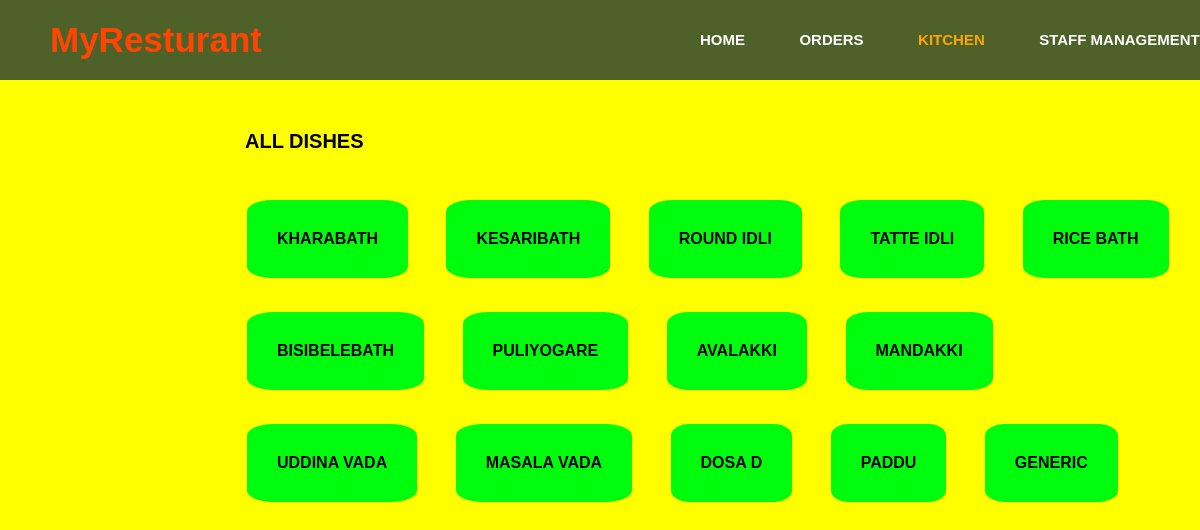
The page / on the database its author committed.
### recipe/models.py (models this page shows, shortened)
class Menu(models.Model):
    item_name = models.CharField(max_length=100, unique=True)

### recipe/views.py (the view)
# urls.py: path('', MenuView , name = 'home'),
def MenuView(request):
    all_items = Menu.objects.all()
    return render(request, 'recipe/menu.html' , {'item_name':all_items})

### recipe/templates/recipe/menu.html (shortened to what this page needs)
{% load static %}
<!DOCTYPE html>
<html lang="en">
<head>
    <link rel="stylesheet" type="text/css" href="{% static 'recipe/style.css' %}">
</head>
<body>
    <div class="menu">
        <div class="leftmenu">
            <h3>MyResturant</h3>
        </div>
        <div class="rightmenu">
            <ul>
                <a href="#"><li>HOME</li></a>
                <a href="#"><li>ORDERS</li></a>
                <a href="#"><li id="firstlist">KITCHEN</li></a>
                <a href="#"><li>STAFF MANAGEMENT</li></a>
            </ul>
        </div>
    </div>
    <div>
            <div class="menu_table">
                    <h1 class = "heading">ALL DISHES</h1>
                    {% for dish in item_name %}
                        <a href="{{ dish.item_name }}"><button class = "dish_type"><h2>{{ dish.item_name | upper}}</h2></button></a>
                    {% endfor %}
            </div>
    </div>
</body>
</html>

### recipe/static/recipe/style.css (style rules this page uses)
body { background: yellow; }
.menu_table { position: absolute; margin-top: 80px; margin-left: 230px; }
.dish_type { background-color: rgb(0, 252, 13); border: 2px; border-radius: 15%; width: 20px 20px; color: rgb(0, 0, 0); padding: 30px; text-align: center; cursor: pointer; margin: 17px 17px 17px 17px; }
h2 { font-size: 16px; }
* { margin: 0px; padding: 0px; }
body { font-family: 'Montserrat',sans-serif; }
.menu { width: 100%; height: 80px; background-color: rgba(5, 32, 59, 0.705); }
.heading { margin-left: 15px; margin-top: -30px; margin-bottom: 30px; font-size: 20px; }
.leftmenu { width: 25%; line-height: 80px; float: left; }
.leftmenu h3 { padding-left: 50px; font-weight: bold; color: orangered; font-size: 35px; font-family: 'Trebuchet MS', 'Lucida Sans Unicode', 'Lucida Grande', 'Lucida Sans', Arial, sans-serif; }
.rightmenu { width: 75%; height: 100px; float: right; }
.rightmenu ul { margin-left: 350px; }
.rightmenu ul li { font-family: 'Montserrat',sans-serif; display: inline-block; list-style: none; font-size: 15px; color: white; font-weight: bold; line-height: 80px; margin-left: 50px; }
#firstlist { color: orange; }

### rows shown on the page
Menu: item_name "KHARABATH"
Menu: item_name "KESARIBATH"
Menu: item_name "ROUND IDLI"
Menu: item_name "TATTE IDLI"
Menu: item_name "RICE BATH"
Menu: item_name "BISIBELEBATH"
Menu: item_name "PULIYOGARE"
Menu: item_name "AVALAKKI"
Menu: item_name "MANDAKKI"
Menu: item_name "UDDINA VADA"
Menu: item_name "MASALA VADA"
Menu: item_name "DOSA D"
Menu: item_name "PADDU"
Menu: item_name "GENERIC"
